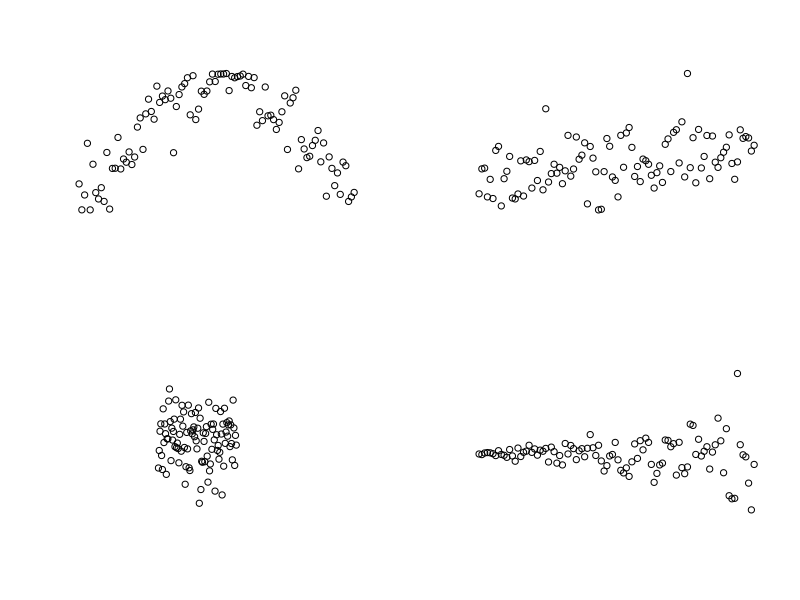
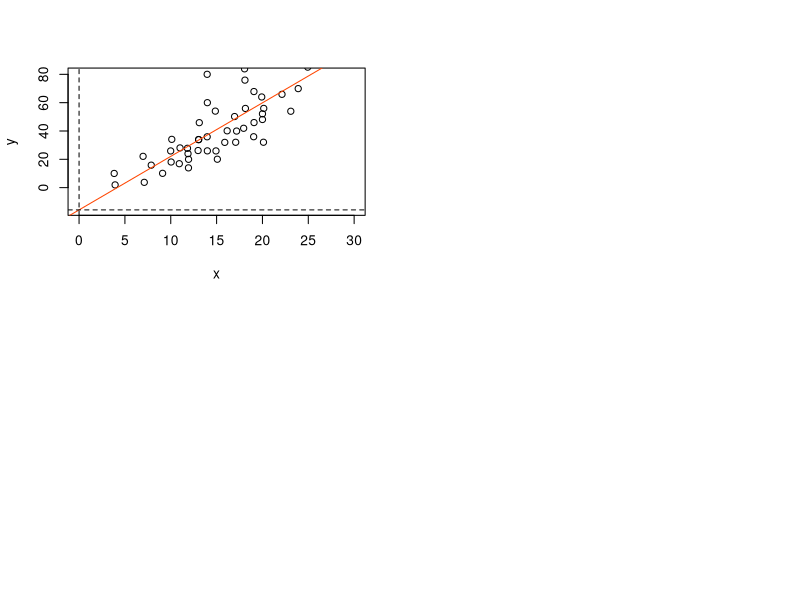
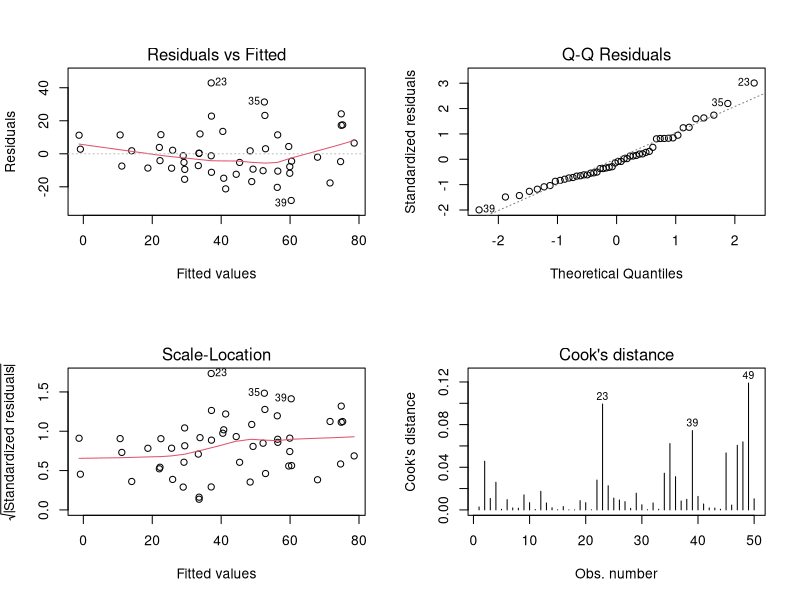
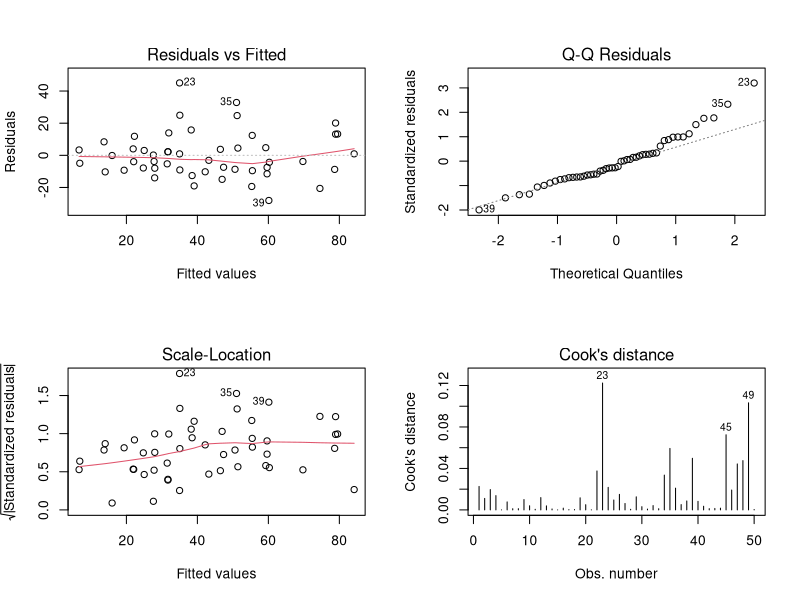
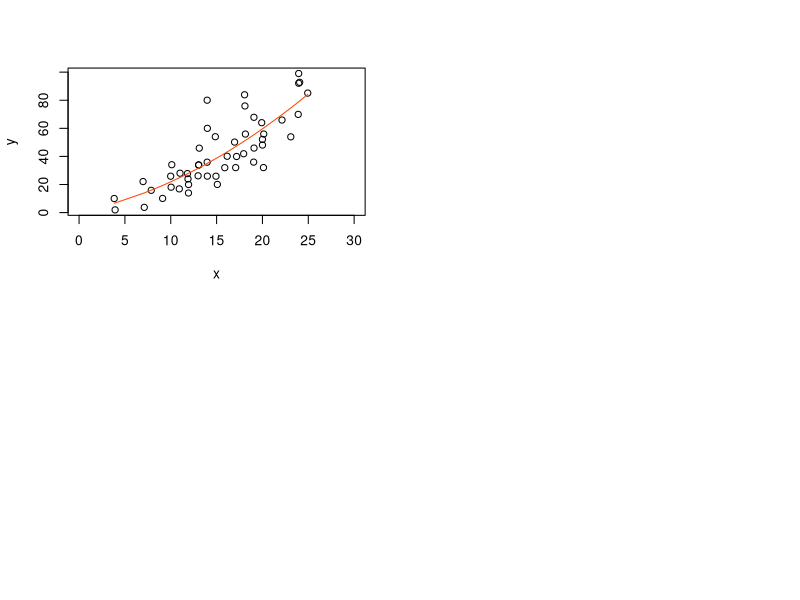

R code for these plots, in order:
## ---- chunk 1
par(mfrow = c(2, 2))
plot(x = sin(seq(-1, 4, length.out = 100) + rnorm(100, sd = 0.4)), 
     xlab = "", 
     ylab = "", 
     axes = FALSE)
plot(x = sort(c(sin(seq(-1, 4, length.out = 50)), 
                cos(seq(-3, 1, length.out = 50)))) + rnorm(n = 100, 
                                                           sd = 1.4), 
     xlab = "", 
     ylab = "", 
     axes = FALSE)
plot(x = 1:100/10, 
     y = 5 + rnorm(100, sd = 5.5), 
     xlab = "", 
     ylab = "", 
     axes = FALSE, 
     xlim = c(-10, 25), 
     ylim = c(-10, 20))
plot(x = 1:100 * rnorm(100, sd = 500), 
     xlab = "", 
     ylab = "", 
     axes = FALSE)
## ---- chunk 2
dfr <- data.frame(
  x <- c( 3.93,  3.83,  7.11,  6.98,  7.87,  9.11, 10.04,  9.99, 10.11, 10.93, 
         11.01, 11.93, 11.94, 11.88, 11.82, 12.98, 13.04, 13.04, 13.11, 13.99, 
         13.97, 13.99, 13.97, 15.08, 14.93, 14.86, 15.89, 16.15, 17.08, 17.18, 
         16.96, 17.95, 18.14, 18.09, 18.05, 19.04, 19.08, 19.07, 20.11, 20, 
         20,    20.14, 19.92, 22.13, 23.09, 23.9 , 23.95, 24.06, 23.95, 24.94
  ),
  y <- c( 1.93, 10.01,  3.73, 22.09, 15.86, 10.09, 18.09, 25.91, 34.09, 16.89, 
         28.04, 13.95, 19.98, 23.98, 27.78, 26.19, 33.85, 33.96, 45.88, 25.96, 
         35.89, 60.  , 80.03, 20.06, 25.92, 54.03, 31.96, 40.12, 32.03, 39.95, 
         50.2 , 41.91, 55.92, 75.92, 83.89, 35.94, 45.94, 67.85, 32.05, 48.11, 
         52.11, 55.95, 64.02, 65.9 , 53.94, 69.92, 92.1 , 92.78, 99.03, 85.09)
)
## ---- chunk 3
md1 <- lm(formula = y ~ x, data = dfr)
## ---- chunk 4
str(md1, 1) #<1>
## ---- chunk 5
with(data = dfr, 
     expr = plot(x, 
                 y, 
                 xlim = c(0, 30), 
                 ylim = c(md1$coefficients[1], 
                          max(md1$fitted.values) + 2)))
abline(md1$coefficients, col = "orangered")
abline(v = 0, lty = "dashed")
abline(h = md1$coefficients[1], lty = "dashed")

## ---- chunk 6
summary(md1)
## ---- chunk 7
par(mfrow = c(2, 2))
plot(md1, 1:4)
## ---- chunk 8
md2 <- lm(y ~ poly(x, 2))
summary(md2)
## ---- chunk 9
par(mfrow = c(2, 2))
plot(md2, 1:4)
## ---- chunk 10
with(data = dfr, 
     expr = plot(x, y, xlim = c(0, 30)))
pred <- predict(md2)
ix <- sort(dfr$x, index.return=T)$ix
lines(x[ix], pred[ix], col = 'orangered')
## ---- chunk 11
AIC(md1, md2)
